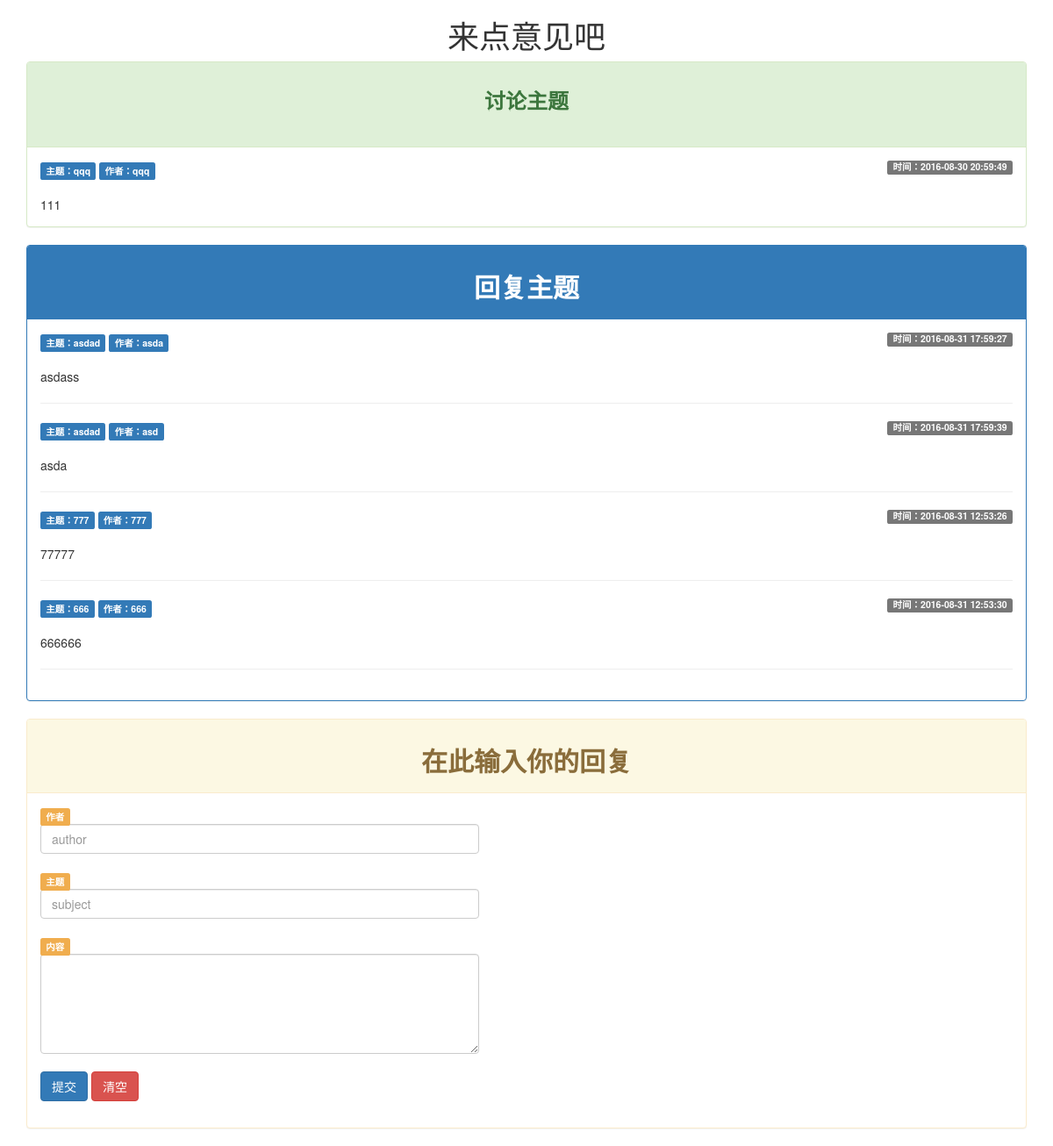
The page /news/show_news.php?id=7 on the database its author committed.
### tables this page shows
CREATE TABLE `message` (
  `id` int(11) NOT NULL,
  `author` varchar(10) NOT NULL,
  `subject` tinytext NOT NULL,
  `content` text NOT NULL,
  `date` datetime NOT NULL DEFAULT CURRENT_TIMESTAMP
);

CREATE TABLE `reply_message` (
  `id` int(11) NOT NULL,
  `author` varchar(10) NOT NULL,
  `subject` tinytext NOT NULL,
  `content` text NOT NULL,
  `date` datetime NOT NULL DEFAULT CURRENT_TIMESTAMP,
  `reply_id` int(11) NOT NULL
);

### news/show_news.php (the view, shortened to what this page needs)
<!doctype html>
<html lang="en">
<head>
    <link rel="stylesheet" href="//cdn.bootcss.com/bootstrap/3.3.5/css/bootstrap.min.css">
</head>
<body>
<div class="container">
<h1 align="center">来点意见吧</h1>
<?php
require_once 'dbtools.inc.php';
$id=$_GET['id'];
$sql="select * from message where id=$id";
$result=mysqli_query($conn,$sql);
while($row=mysqli_fetch_array($result)){
    ?>
    <div class="panel panel-success">
        <div class="panel-heading">
            <h3 align="center"><strong>讨论主题</strong></h3><br>
        </div>
        <div class="panel-body">
            <label class="label label-primary">主题：<?php echo $row['subject']; ?></label>
            <label class="label label-primary">作者：<?php echo $row['author']; ?></label>
            <label class="label label-default pull-right">时间：<?php echo $row['date']; ?></label><br><br>
            <?php echo $row['content']; ?>
        </div>
    </div>
    <?php
}
?>
    <div class="panel panel-primary">
        <div class="panel-heading">
            <h2 align="center">
                <strong>回复主题</strong>
            </h2>
        </div>
        <div class="panel-body">
            <?php
            $sql2="select * from reply_message where reply_id=$id";
            $result2=mysqli_query($conn,$sql2);
            while($row2=mysqli_fetch_array($result2)){
                ?>
                <label class="label label-primary">主题：<?php echo $row2['subject']; ?></label>
                <label class="label label-primary">作者：<?php echo $row2['author']; ?></label>
                <label class="label label-default pull-right">时间：<?php echo $row2['date']; ?></label><br><br>
                <?php echo $row2['content']; ?>
                <hr>
            <?php
            }
            ?>
        </div>
    </div>
    <div class="panel panel-warning">
        <div class="panel-heading">
            <h2 align="center"><strong>在此输入你的回复</strong></h2>
        </div>
        <div class="panel-body">
            <form action="post_reply.php" method="post" name="myForm">
                <div class="form-group">
                    <label for="author" class="label label-warning">作者</label>
                    <input type="text" id="author" name="author" placeholder="author" class="form-control">
                    <div class="kongkong"></div>
                    <label for="subject" class="label label-warning">主题</label>
                    <input type="text" id="subject" name="subject" placeholder="subject" class="form-control">
                    <div class="kongkong"></div>
                    <label class="label label-warning">内容</label>
                    <textarea name="content" id="" cols="50" rows="5" class="form-control"></textarea>
                    <div class="kongkong"></div>
                    <input type="submit" class="btn btn-primary" value="提交" onclick="check_data()">
                    <input type="reset" class="btn btn-danger" value="清空">
                </div>
            </form>
        </div>
    </div>
</div>
</body>
</html>

### news/show_news.php (style rules this page uses)
.kongkong { height:20px; }
.form-group { width: 500px; }

### rows shown on the page
message: subject "qqq", author "qqq", date "2016-08-30 20:59:49", content "111"
reply_message: subject "asdad", author "asda", date "2016-08-31 17:59:27", content "asdass"
reply_message: subject "asdad", author "asd", date "2016-08-31 17:59:39", content "asda"
reply_message: subject "777", author "777", date "2016-08-31 12:53:26", content "77777"
reply_message: subject "666", author "666", date "2016-08-31 12:53:30", content "666666"
